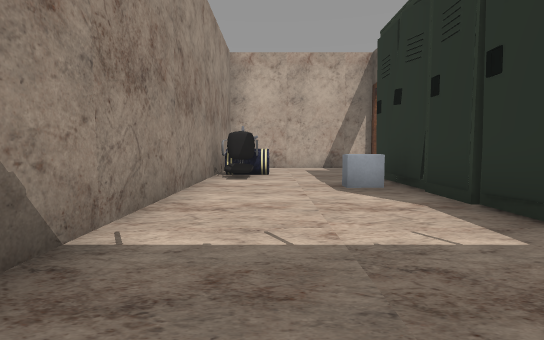
view 1 (above)

20 first-person views from a walk through a scene from a Unity 3-D project. The camera is 1.3 m above the floor, tilts 4° down and sees 85° across. The floor is counted in squares, 2 m on a side. Each view is taken from the middle of a square. On the plan, view 1 faces up. The plan holds only what a view shows up to about 9 squares ahead; the rest is blank. The place goes on beyond the plan. The player is left out. Some surface patterns are stand-ins.

view 2
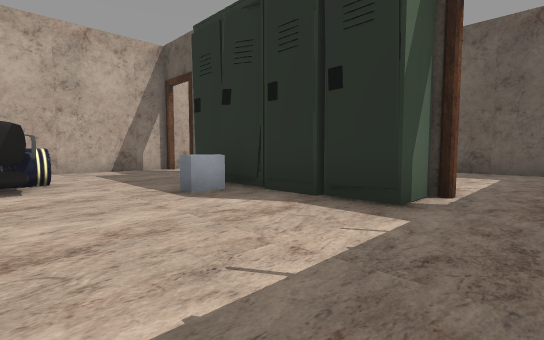

view 3
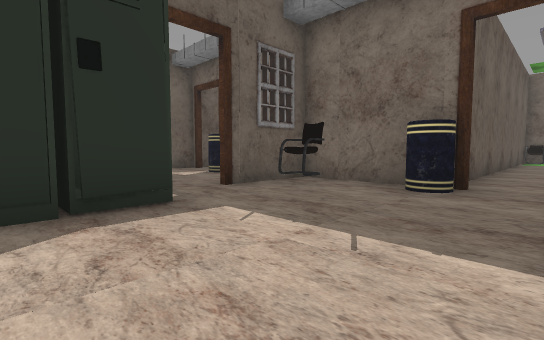

view 4
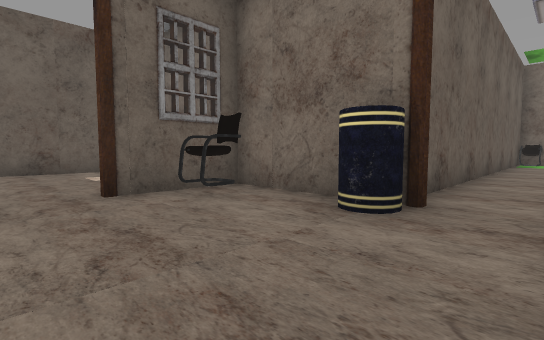

view 5
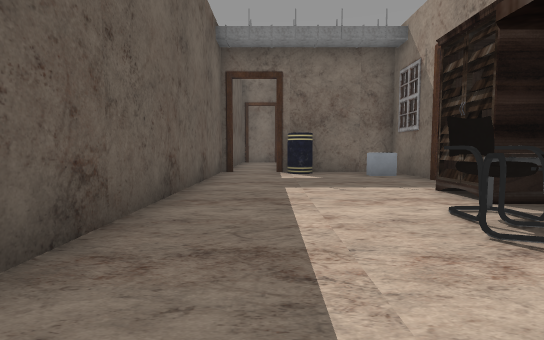

view 6
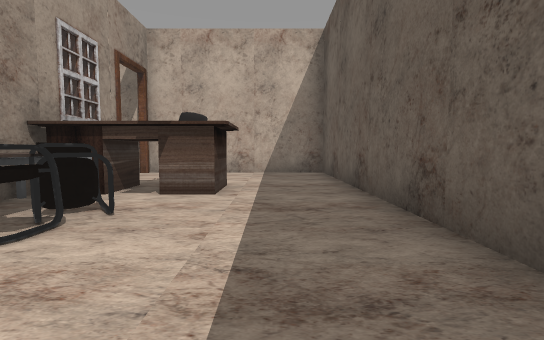

view 7
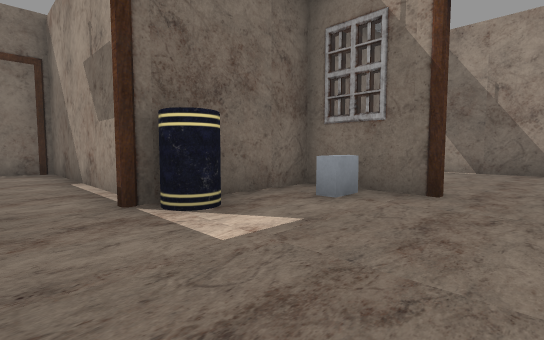

view 8
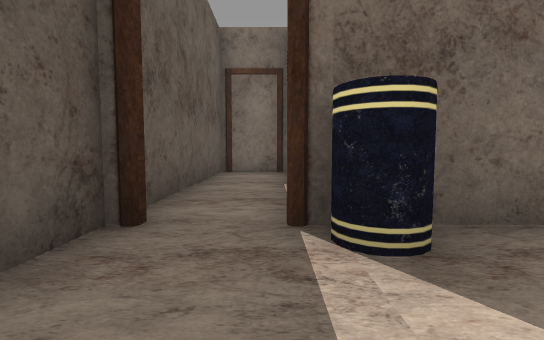

view 9
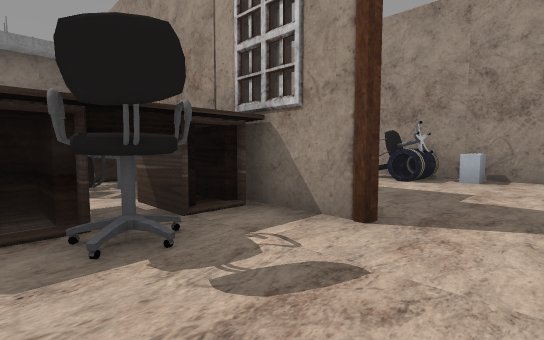

view 10
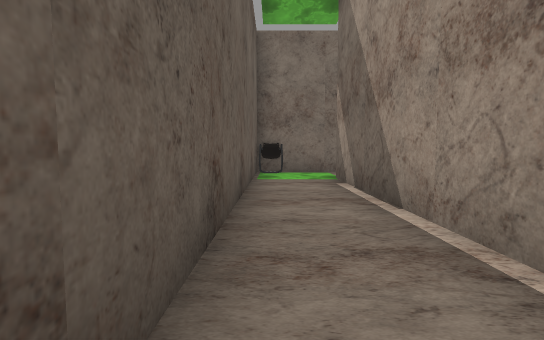

view 11
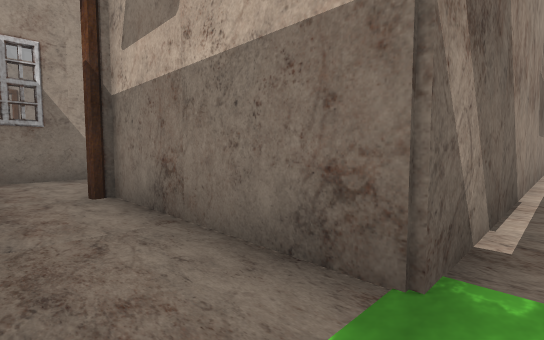

view 12
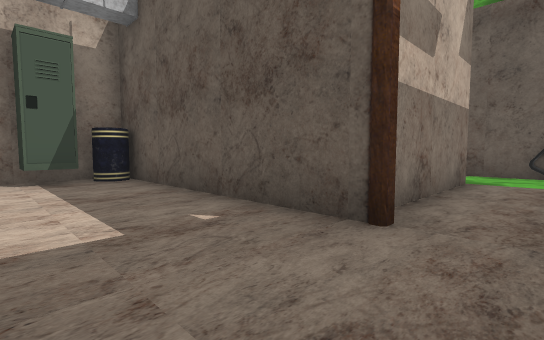

view 13
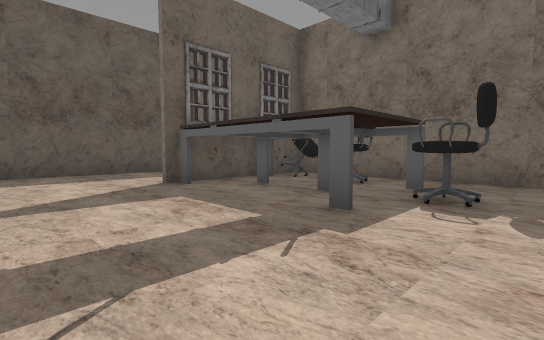

view 14
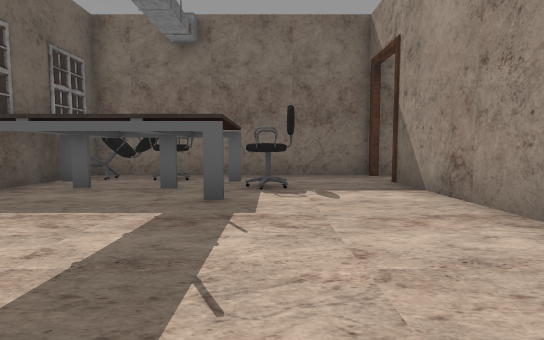

view 15
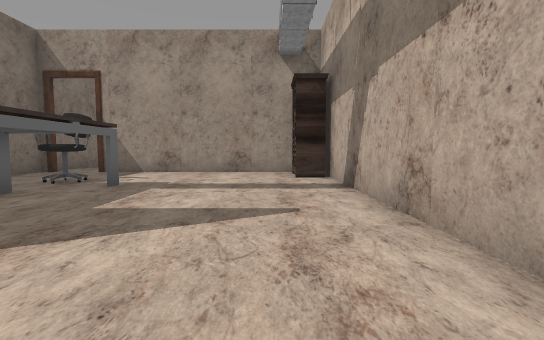

view 16
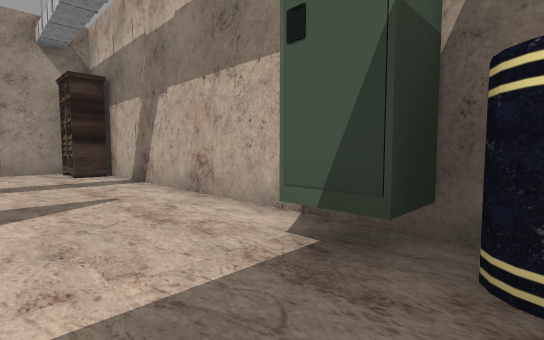

view 17
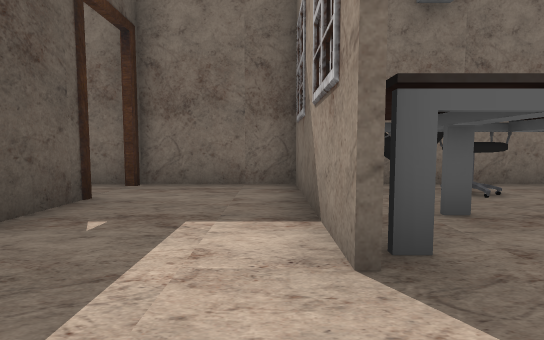

view 18
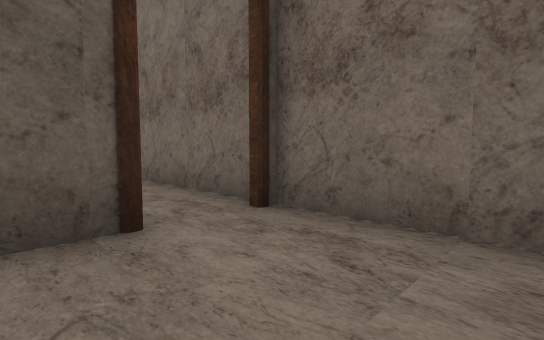

view 19
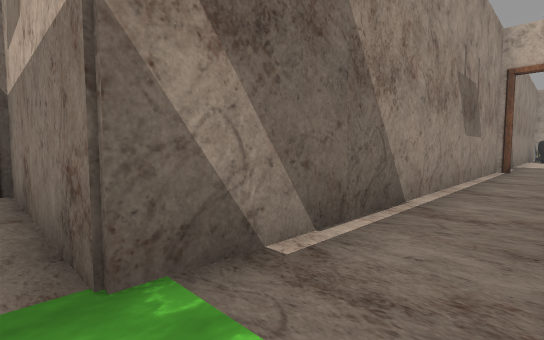

view 20
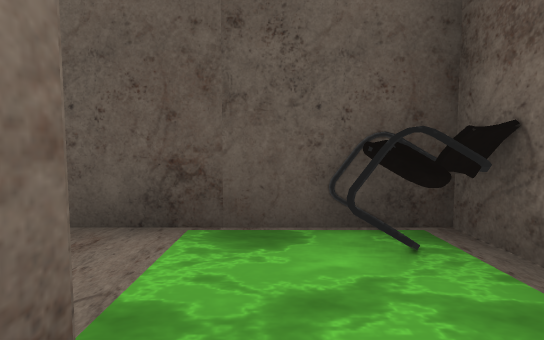

### Floor plan
Key: @ floor where view 1 was taken; # wall or solid block; . floor; C chair; B bin; L locker; T table; A cabinet; O other object.
Columns run from 16 left of view 1 to 9 right of it. Each row starts with its distance up from view 1.
 11                 ##########
 10               #..........#
  9               #O.........#
  8               #CB...#C...#
  7               #C....OCO..#
  6               #....LT....#
  5               #...LLTC...#
  4               #....LTC...#
  3               #....LA....#
  2               #....L.....#
  1               #..........#
  0               #.@.CCO....#
 -1               #..BC#..B..#
 -2               #..######..#
 -3               #..#    #..#
 -4               #..#    #..#
 -5    ######     #..#    #..#
 -6 ##A......LB   #..#    #..#
 -7 #..........#  #..#    #..#
 -8 #..........#  #..#    ####
 -9 #..........#  #..#
-10 #...O..#...#  #..#
-11 #..C.OO#...####..#
-12 ....OCCC.........#
-13 ......CC........C#
-14 ##################

Positions as (right, up) in squares from view 1, and headings:
1: (0, 0), facing up
2: (-1, 1), facing up-right
3: (-1, 4), facing down-right
4: (-1, 2), facing down-right
5: (7, 7), facing down
6: (7, 2), facing up
7: (8, 2), facing down-left
8: (7, 1), facing down
9: (6, 10), facing down-left
10: (0, -5), facing down
11: (-1, -13), facing up-left
12: (-8, -13), facing up-right
13: (-14, -7), facing down-right
14: (-13, -6), facing down
15: (-7, -7), facing left
16: (-6, -8), facing up-left
17: (-8, -8), facing down
18: (-8, -11), facing down-right
19: (0, -12), facing up-left
20: (-2, -12), facing right
